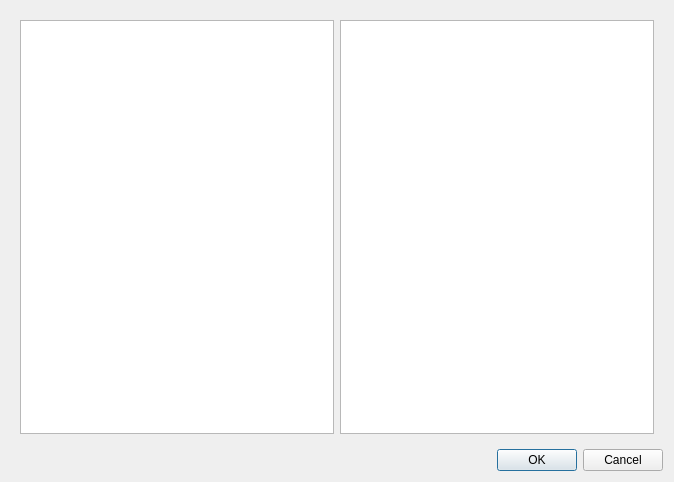
<?xml version="1.0" encoding="UTF-8"?>
<ui version="4.0">
 <class>QFileSystemModelDialog</class>
 <widget class="QDialog" name="QFileSystemModelDialog">
  <property name="geometry">
   <rect>
    <x>0</x>
    <y>0</y>
    <width>674</width>
    <height>482</height>
   </rect>
  </property>
  <property name="windowTitle">
   <string>Dialog</string>
  </property>
  <layout class="QVBoxLayout" name="verticalLayout">
   <item>
    <widget class="QWidget" name="widget" native="true">
     <layout class="QHBoxLayout" name="horizontalLayout">
      <item>
       <widget class="QTreeView" name="treeView"/>
      </item>
      <item>
       <widget class="QListView" name="listView"/>
      </item>
     </layout>
    </widget>
   </item>
   <item>
    <widget class="QDialogButtonBox" name="buttonBox">
     <property name="orientation">
      <enum>Qt::Horizontal</enum>
     </property>
     <property name="standardButtons">
      <set>QDialogButtonBox::Cancel|QDialogButtonBox::Ok</set>
     </property>
    </widget>
   </item>
  </layout>
 </widget>
 <resources/>
 <connections>
  <connection>
   <sender>buttonBox</sender>
   <signal>accepted()</signal>
   <receiver>QFileSystemModelDialog</receiver>
   <slot>accept()</slot>
   <hints>
    <hint type="sourcelabel">
     <x>248</x>
     <y>254</y>
    </hint>
    <hint type="destinationlabel">
     <x>157</x>
     <y>274</y>
    </hint>
   </hints>
  </connection>
  <connection>
   <sender>buttonBox</sender>
   <signal>rejected()</signal>
   <receiver>QFileSystemModelDialog</receiver>
   <slot>reject()</slot>
   <hints>
    <hint type="sourcelabel">
     <x>316</x>
     <y>260</y>
    </hint>
    <hint type="destinationlabel">
     <x>286</x>
     <y>274</y>
    </hint>
   </hints>
  </connection>
  <connection>
   <sender>treeView</sender>
   <signal>clicked(QModelIndex)</signal>
   <receiver>QFileSystemModelDialog</receiver>
   <slot>accept()</slot>
   <hints>
    <hint type="sourcelabel">
     <x>175</x>
     <y>226</y>
    </hint>
    <hint type="destinationlabel">
     <x>336</x>
     <y>240</y>
    </hint>
   </hints>
  </connection>
  <connection>
   <sender>listView</sender>
   <signal>clicked(QModelIndex)</signal>
   <receiver>QFileSystemModelDialog</receiver>
   <slot>accept()</slot>
   <hints>
    <hint type="sourcelabel">
     <x>497</x>
     <y>226</y>
    </hint>
    <hint type="destinationlabel">
     <x>336</x>
     <y>240</y>
    </hint>
   </hints>
  </connection>
 </connections>
</ui>
